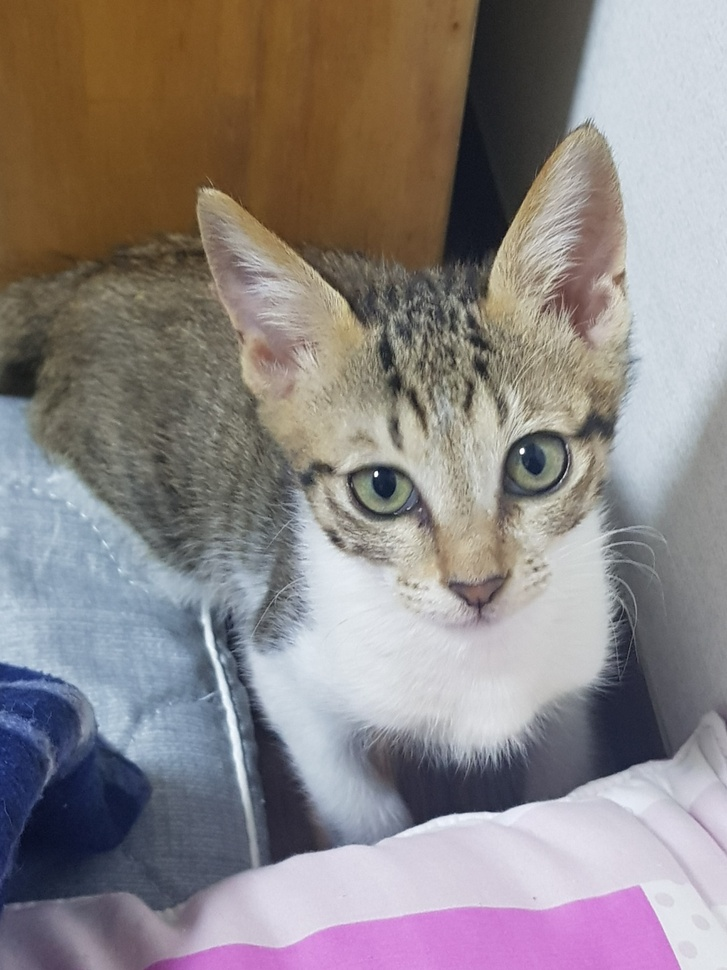
#> input picture Image/narImage.jpeg, 727 x 970 px, shrunk from 1080 x 1440 before the run, found by its file name
$ python rotate.py
#> lines starting #> are read from the running program, lines starting #| are printed output that depends on the picture
import cv2

src = cv2.imread("Image/narImage.jpeg", cv2.IMREAD_COLOR)
#> src is the input picture: shape (970, 727, 3); mean B, G, R 131.7, 132.5, 139.8

# image info (the value of height, width, channel)
height, width, channel = src.shape
#> height = 970; width = 727; channel = 3

# getRotationMatrix2D(node X, node Y, rotation angle, image magnification)
matrix = cv2.getRotationMatrix2D((width/2, height/2), 90, 1)
dst = cv2.warpAffine(src, matrix, (width, height))
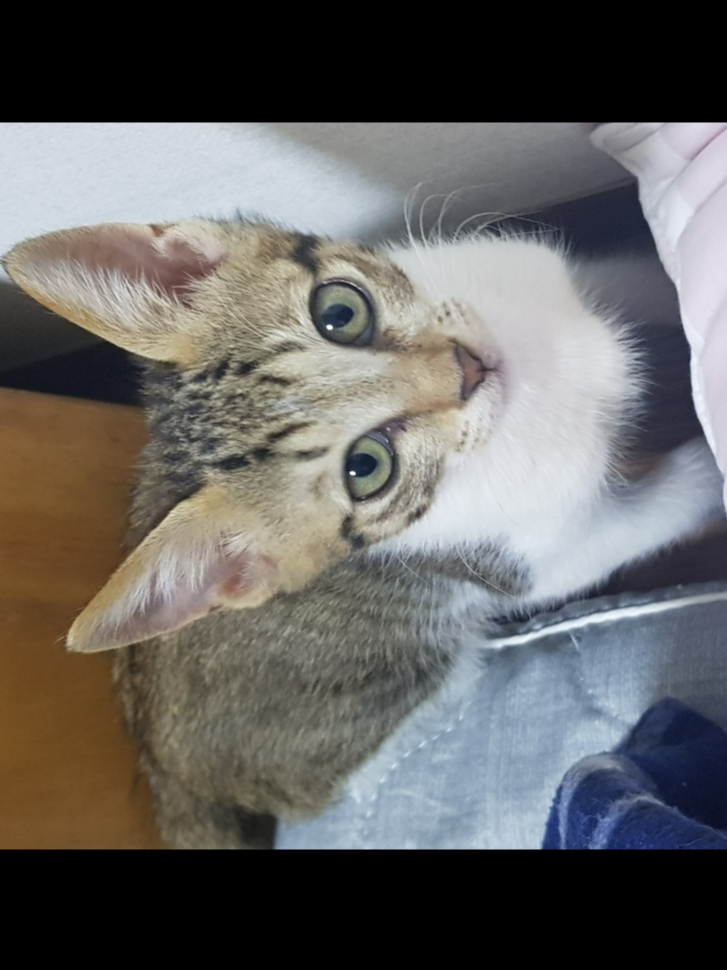
#> dst: shape (970, 727, 3); mean B, G, R 98.8, 100.4, 101.8

cv2.imshow("src", src)
cv2.imshow("dst", dst)
cv2.waitKey(0)
cv2.destroyAllWindows()
